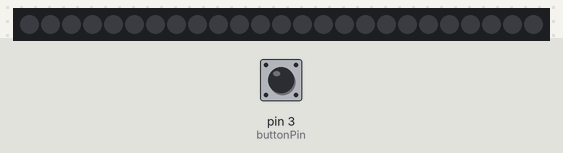
This sketch was run on a simulated Arduino Uno, built with avr-gcc and run on an emulated ATmega328P. Shown: 25 RGB LEDs in strip order, left to right. The inputs (shaded band) are chosen by the test bench; at power-on: pin 3 (buttonPin) LOW. Dim RGB values are drawn brighter than linear.

Above: at 4.2 s.
4.3 s: pin 3 (buttonPin) pulsed HIGH 5 times (0.12 s each, 0.3 s apart)
At 4.77 s:
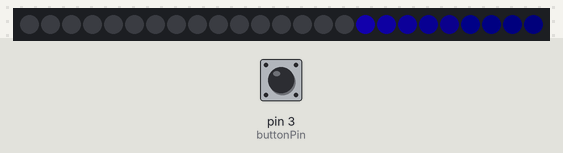
At 7.0 s:
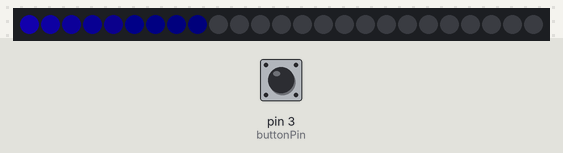
Timing chart, 0 to 8.5 s (numbered marks = the images above; inputs shaded):
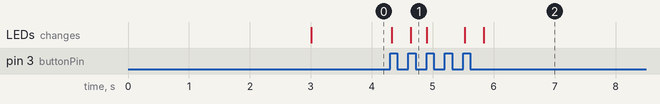

The sketch:

581-final.ino
```cpp
#include <FastLED.h>

FASTLED_USING_NAMESPACE

#if defined(FASTLED_VERSION) && (FASTLED_VERSION < 3001000)
#warning "Requires FastLED 3.1 or later; check github for latest code."
#endif

#define DATA_PIN    5
#define LED_TYPE    WS2812B
#define COLOR_ORDER GRB
#define NUM_LEDS    25
CRGB leds[NUM_LEDS];

#define BRIGHTNESS          96
#define FRAMES_PER_SECOND  60

const int buttonPin = 3;
int buttonState = 0;
int prevButtonState = 0;

void setup() {
  delay(3000);
  FastLED.addLeds<LED_TYPE,DATA_PIN,COLOR_ORDER>(leds, NUM_LEDS).setCorrection(TypicalLEDStrip);
  FastLED.setBrightness(BRIGHTNESS);
  Serial.begin(115200);
}

long inputDelay = 500;
unsigned long lastClickTime = 0;

int prevState = LOW;
bool isRunning = false;

uint8_t gHue = 170;

void loop()
{
  buttonState = digitalRead(buttonPin);
  bool isEnoughDelay = millis() > lastClickTime + inputDelay;
  if (buttonState == HIGH && prevState == LOW && isEnoughDelay) {

    if (isRunning == false) {
      isRunning = true;
    } else {
      hide();
      isRunning = false;
    }
    lastClickTime = millis();
  }

  prevState = buttonState;

  if (isRunning) {
    run();
  }

  FastLED.show();
  FastLED.delay(1000/FRAMES_PER_SECOND);
}

int currentIndex = NUM_LEDS;
void run()
{
  fadeToBlackBy( leds, NUM_LEDS, 70);
  currentIndex--;
  if (currentIndex < 0) {
    currentIndex = NUM_LEDS;
  }
  int pos = currentIndex;
  leds[pos] += CHSV( gHue, 255, 192);
  delay(20);
}

void hide() {
  for(int i= 0; i< NUM_LEDS; i++) {
    leds[i] = CHSV(0,0,0);
  }
}
```

Measured:
- after the input at 4.3 s, the LEDs: first change at once (image 1 shows a later state)
